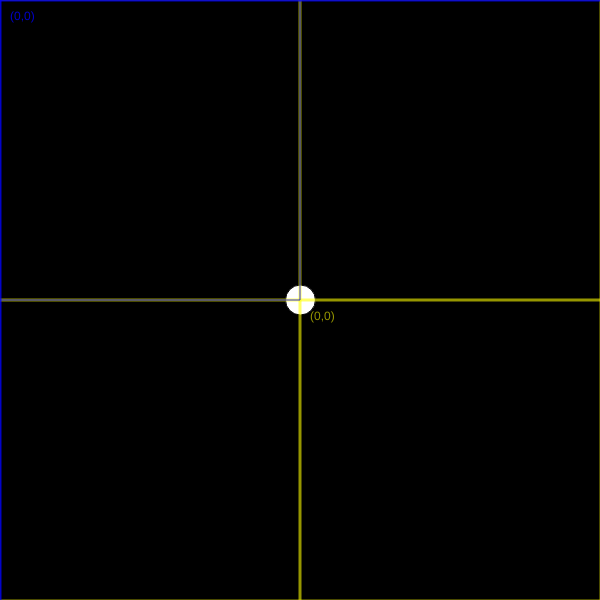
Frame 1 (no input)
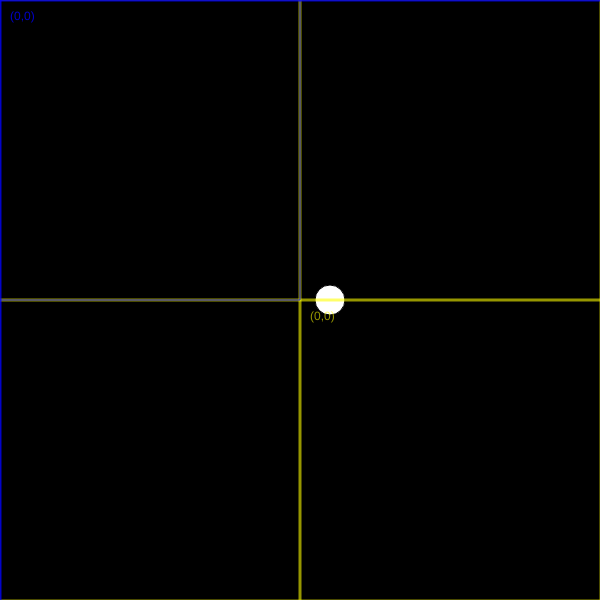
Frame 60 (no input)
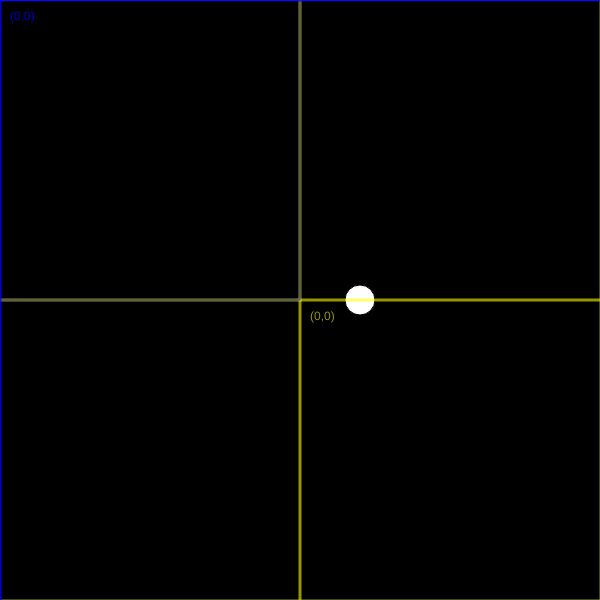
Frame 120 (the mouse pressed at the canvas centre since frame 60)

The p5.js sketch that drew these frames (run headless with seeded random() and noise() and a simulated clock; from frame 60 on, the mouse is pressed at the canvas centre):

// p5.js sketch
// ── sketch.js
// IMA NYU Shanghai
// The Nature of Code
// MOQN
// Feb 21 2017


function setup() {
  createCanvas(600,600);
}

function draw() {
  background(0);

  push();
  translate(width/2,height/2);
  // rotate(frameCount*0.02);
  fill(255);
  ellipse(frameCount*0.5,0,30,30);
  drawCoordSystem(color(255,255,0,150));
  pop();

  drawCoordSystem(color(0,0,255,200));
}

function drawCoordSystem(c) {
  push();
  stroke(c);
  noFill();
  rectMode(CENTER);
  rect(0,0, width, height);
  strokeWeight(3);
  line(-width*2, 0, width*2, 0);
  line(0, -height*2, 0, height*2);
  noStroke();
  fill(c)
  text("(0,0)", 10, 20);
  pop();
}
